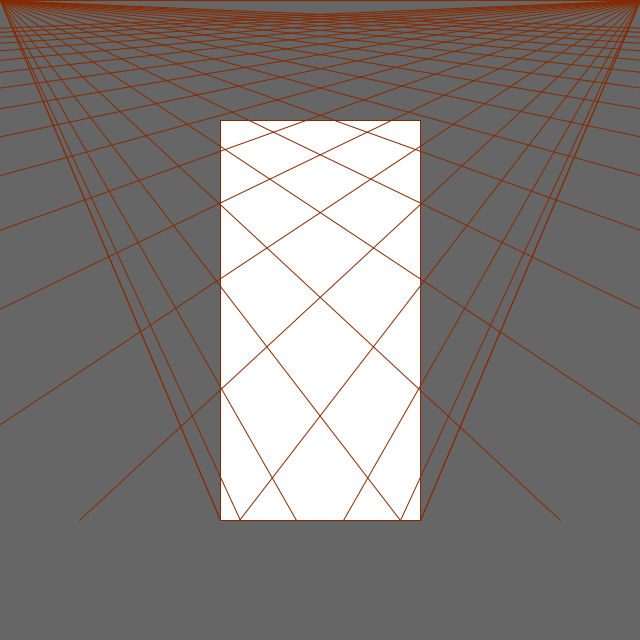
Frame 1 (no input)
Frame 60 (the mouse pressed at the canvas centre just before this capture): identical to frame 1, image omitted
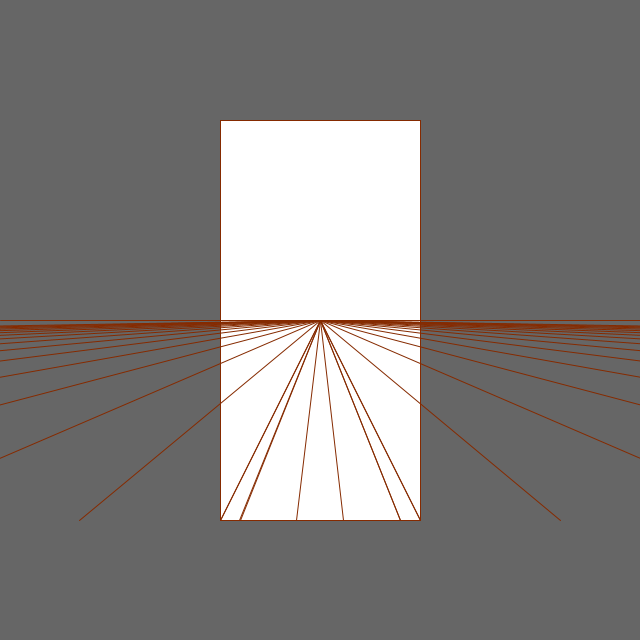
Frame 120 (the mouse held since frame 60 and released just before this capture)

The Processing sketch that drew these frames (run headless with seeded random() and noise(); from frame 60 on, the mouse is pressed at the canvas centre):

// Processing sketch: sketch_2_point_perspective
// ── sketch_2_point_perspective.pde

float horizon = 0;
int viewboxHeight = 400;
int viewboxWidth = 200;
float point1 = -300;
float point2 = 300;
void setup()
{
  size(640, 640);
  //noStroke();
}

void draw()
{
  horizon = map(mouseY, 0, height, -height/2, height/2);
  point1 = map(mouseX, 0, width, -width/2, width/2);
  point2 = map(mouseX, 0, width, width/2, -width/2);
  background(102);
  translate(width/2, height/2);
  stroke(133, 42, 0);
  rect(-viewboxWidth/2, -viewboxHeight/2, viewboxWidth, viewboxHeight);
  line(-width/2, horizon, width/2, horizon);

  PVector leftVanishPoint = new PVector(point1, horizon);

  PVector leftCorner = new PVector(-viewboxWidth/2, viewboxHeight/2);
  PVector inc = PVector.add(leftVanishPoint,leftCorner);
  inc.setMag(300);
  int offset = 20;
  float incrementalAngle = PI/30;
  
  PVector v;
  for (int i = 0; i < 20; i++) {
    
    //PVector inc = PVector.fromAngle(angleLeft + incrementalAngel*i);
 
    line(point1, horizon, leftCorner.x, leftCorner.y);
    line(point2, horizon, -leftCorner.x, leftCorner.y);
    //leftCorner.rotate(-incrementalAngle);
    leftCorner.set(leftCorner.x+offset*pow(i,1.5),leftCorner.y);
    
    //line(point2, horizon, viewboxWidth/2-offset*i, viewboxHeight/2);
   
   
  }
}
